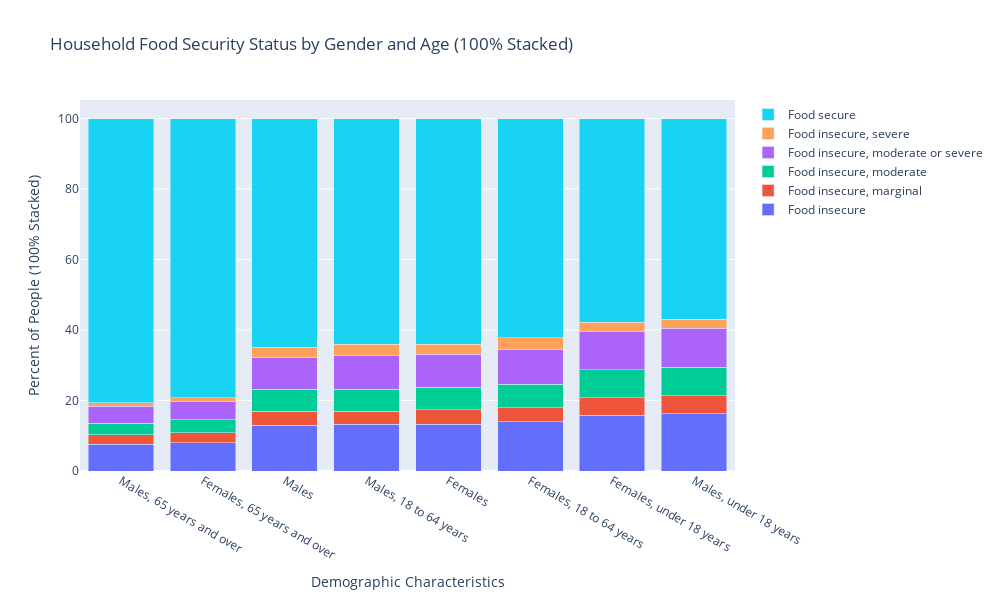

Notebook source saved alongside this figure:
### Code cell
persons_df = food_df[food_df['Demographic characteristics'].apply(lambda row: 'Males' in row or 'Females' in row)]
security_status_persons_grp = persons_df[persons_df['UOM']=='Number'].groupby(['Household food security status', 'Demographic characteristics']).sum(numeric_only=True)[['VALUE']].unstack('Household food security status')
security_status_persons_grp = security_status_persons_grp['VALUE']
security_status_persons_grp['total'] = security_status_persons_grp.T.sum()
for i in range(len(security_status_persons_grp)):
    security_status_persons_grp['Food insecure'].iloc[i] = round(security_status_persons_grp['Food insecure'].iloc[i]/security_status_persons_grp['total'].iloc[i]*100, 3)
    security_status_persons_grp['Food insecure, marginal'].iloc[i] = round(security_status_persons_grp['Food insecure, marginal'].iloc[i]/security_status_persons_grp['total'].iloc[i]*100, 3)
    security_status_persons_grp['Food insecure, moderate'].iloc[i] = round(security_status_persons_grp['Food insecure, moderate'].iloc[i]/security_status_persons_grp['total'].iloc[i]*100, 3)
    security_status_persons_grp['Food insecure, moderate or severe'].iloc[i] = round(security_status_persons_grp['Food insecure, moderate or severe'].iloc[i]/security_status_persons_grp['total'].iloc[i]*100, 3)
    security_status_persons_grp['Food insecure, severe'].iloc[i] = round(security_status_persons_grp['Food insecure, severe'].iloc[i]/security_status_persons_grp['total'].iloc[i]*100, 3)
    security_status_persons_grp['Food secure'].iloc[i] = round(security_status_persons_grp['Food secure'].iloc[i]/security_status_persons_grp['total'].iloc[i]*100, 3)
security_status_persons_grp = security_status_persons_grp.sort_values(['Food secure'], ascending=False)
security_status_persons_grp.drop(columns='total', inplace=True)

x_labels = security_status_persons_grp.index.tolist()
categories = security_status_persons_grp.columns
y_values = [security_status_persons_grp[category].tolist() for category in categories]

fig = go.Figure()
for i, category in enumerate(categories):
    fig.add_trace(go.Bar(x=x_labels, y=y_values[i], name=category))

fig.update_layout(
    barmode='stack',
    title='Household Food Security Status by Gender and Age (100% Stacked)',
    xaxis_title='Demographic Characteristics',
    yaxis_title='Percent of People (100% Stacked)',
    width=1000,
    height=600
)

fig.write_json('gender_grp_100.json')

fig.show()

### Figure 1 — Plotly figure (JSON) as saved in the notebook; plotly's stock layout.template omitted (floating-point values rounded to 4 significant figures)
{"data": [{"name": "Food insecure", "type": "bar", "x": ["Males, 65 years and over", "Females, 65 years and over", "Males", "Males, 18 to 64 years", "Females", "Females, 18 to 64 years", "Females, under 18 years", "Males, under 18 years"], "y": [7.639, 8.039, 13.04, 13.25, 13.33, 13.95, 15.84, 16.19]}, {"name": "Food insecure, marginal", "type": "bar", "x": ["Males, 65 years and over", "Females, 65 years and over", "Males", "Males, 18 to 64 years", "Females", "Females, 18 to 64 years", "Females, under 18 years", "Males, under 18 years"], "y": [2.62, 2.786, 3.943, 3.773, 4.018, 4.015, 4.91, 5.186]}, {"name": "Food insecure, moderate", "type": "bar", "x": ["Males, 65 years and over", "Females, 65 years and over", "Males", "Males, 18 to 64 years", "Females", "Females, 18 to 64 years", "Females, under 18 years", "Males, under 18 years"], "y": [3.336, 3.683, 6.191, 6.185, 6.413, 6.617, 7.978, 8.122]}, {"name": "Food insecure, moderate or severe", "type": "bar", "x": ["Males, 65 years and over", "Females, 65 years and over", "Males", "Males, 18 to 64 years", "Females", "Females, 18 to 64 years", "Females, under 18 years", "Males, under 18 years"], "y": [4.785, 5.13, 9.098, 9.478, 9.316, 9.93, 10.86, 10.94]}, {"name": "Food insecure, severe", "type": "bar", "x": ["Males, 65 years and over", "Females, 65 years and over", "Males", "Males, 18 to 64 years", "Females", "Females, 18 to 64 years", "Females, under 18 years", "Males, under 18 years"], "y": [0.996, 1.097, 2.906, 3.279, 2.903, 3.314, 2.637, 2.683]}, {"name": "Food secure", "type": "bar", "x": ["Males, 65 years and over", "Females, 65 years and over", "Males", "Males, 18 to 64 years", "Females", "Females, 18 to 64 years", "Females, under 18 years", "Males, under 18 years"], "y": [80.62, 79.27, 64.82, 64.04, 64.02, 62.18, 57.78, 56.87]}], "layout": {"barmode": "stack", "height": 600, "title": {"text": "Household Food Security Status by Gender and Age (100% Stacked)"}, "width": 1000, "xaxis": {"title": {"text": "Demographic Characteristics"}}, "yaxis": {"title": {"text": "Percent of People (100% Stacked)"}}}}
